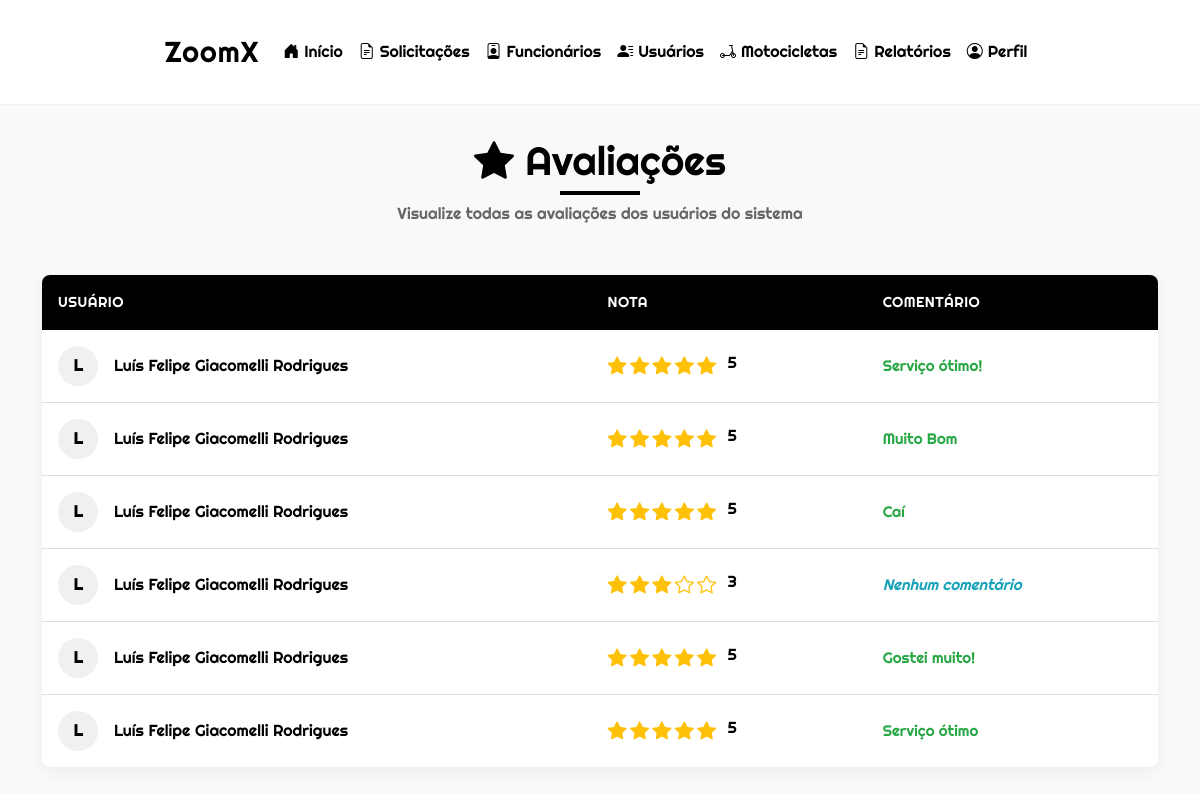
The app's page /admin/avaliacoes/avaliacoes.php (signed in) with its own data.
### tables this page shows
CREATE TABLE `avaliacoes` (
  `ava_codigo` int(11) NOT NULL,
  `usu_codigo` int(11) NOT NULL,
  `via_codigo` int(11) NOT NULL,
  `ava_nota` tinyint(4) NOT NULL CHECK (`ava_nota` between 1 and 5),
  `ava_comentario` text DEFAULT NULL,
  `ava_data_avaliacao` datetime DEFAULT current_timestamp()
);

CREATE TABLE `usuarios` (
  `usu_codigo` int(11) NOT NULL,
  `usu_nome` varchar(255) NOT NULL,
  `usu_email` varchar(255) NOT NULL,
  `usu_senha` varchar(255) NOT NULL,
  `usu_telefone` varchar(15) NOT NULL,
  `usu_ativo` tinyint(1) DEFAULT NULL,
  `usu_created_at` timestamp NOT NULL DEFAULT current_timestamp(),
  `usu_updated_at` timestamp NOT NULL DEFAULT current_timestamp() ON UPDATE current_timestamp()
);

### admin/avaliacoes/avaliacoes.php (the view, shortened to what this page needs)
<?php
$conexao = conexao::getInstance();
$sql = "SELECT a.*, u.usu_nome FROM avaliacoes a
        JOIN usuarios u ON a.usu_codigo = u.usu_codigo
        ORDER BY a.ava_codigo DESC";
$stmt = $conexao->prepare($sql);
$stmt->execute();
$avaliacoes = $stmt->fetchAll(PDO::FETCH_ASSOC);
?>
<!DOCTYPE html>
<html lang="pt-BR">
<head>
    <link rel="stylesheet" href="https://cdn.jsdelivr.net/npm/bootstrap-icons@1.10.0/font/bootstrap-icons.css">
</head>
<body>
    <?php include '../../components/header_admin.php'; ?>
    <div class="container">
        <header class="page-header">
            <h1><i class="bi bi-star-fill"></i> Avaliações</h1>
            <p>Visualize todas as avaliações dos usuários do sistema</p>
        </header>
        <table class="evaluations-table">
            <thead>
                <tr>
                    <th>Usuário</th>
                    <th>Nota</th>
                    <th>Comentário</th>
                </tr>
            </thead>
            <tbody>
                <?php foreach ($avaliacoes as $avaliacao): ?>
                    <tr>
                        <td>
                            <div class="user-info">
                                <div class="user-avatar">
                                    <?= strtoupper(substr($avaliacao['usu_nome'], 0, 1)) ?>
                                </div>
                                <span><?= htmlspecialchars($avaliacao['usu_nome']) ?></span>
                            </div>
                        </td>
                        <td>
                            <div class="rating-stars">
                                <?php for ($i = 1; $i <= 5; $i++): ?>
                                    <i class="bi bi-star<?= $i <= $avaliacao['ava_nota'] ? '-fill' : '' ?> star"></i>
                                <?php endfor; ?>
                                <span style="margin-left: 0.5rem;"><?= $avaliacao['ava_nota'] ?></span>
                            </div>
                        </td>
                        <td>
                            <?php if ($avaliacao['ava_comentario'] == null): ?>
                                <span class="comment no-comment">Nenhum comentário</span>
                            <?php elseif ($avaliacao['ava_nota'] < 3): ?>
                                <span class="comment negative-comment"><?= htmlspecialchars($avaliacao['ava_comentario']) ?></span>
                            <?php else: ?>
                                <span class="comment positive-comment"><?= htmlspecialchars($avaliacao['ava_comentario']) ?></span>
                            <?php endif; ?>
                        </td>
                    </tr>
                <?php endforeach; ?>
            </tbody>
        </table>
    </div>
</body>
</html>

### admin/avaliacoes/avaliacoes.php (style rules this page uses)
:root { --bg-color: #f0f0f0; --text-color: #000; --accent-color: #000; --border-color: #ddd; --success-color: #28a745; --warning-color: #ffc107; --danger-color: #dc3545; --info-color: #17a2b8; }
* { margin: 0; padding: 0; box-sizing: border-box; }
body { font-family: 'Righteous', sans-serif; background-color: var(--bg-color); color: var(--text-color); line-height: 1.6; }
.container { max-width: 1200px; margin: 0 auto; padding: 2rem; }
.page-header { text-align: center; margin-bottom: 3rem; }
.page-header h1 { font-size: 2.5rem; margin-bottom: 1rem; position: relative; display: inline-block; }
.page-header h1::after { content: ''; position: absolute; bottom: -10px; left: 50%; transform: translateX(-50%); width: 80px; height: 4px; background: var(--accent-color); }
.page-header p { color: #666; max-width: 700px; margin: 0 auto; }
.evaluations-table { width: 100%; border-collapse: collapse; background-color: white; box-shadow: 0 5px 15px rgba(0, 0, 0, 0.05); border-radius: 8px; overflow: hidden; }
.evaluations-table thead { background-color: var(--accent-color); color: white; }
.evaluations-table th { padding: 1rem; text-align: left; font-weight: 500; text-transform: uppercase; letter-spacing: 0.5px; font-size: 0.9rem; }
.evaluations-table td { padding: 1rem; border-bottom: 1px solid var(--border-color); vertical-align: middle; }
.evaluations-table tbody tr:last-child td { border-bottom: none; }
.user-info { display: flex; align-items: center; gap: 1rem; }
.user-avatar { width: 40px; height: 40px; border-radius: 50%; background-color: var(--bg-color); display: flex; align-items: center; justify-content: center; font-weight: bold; color: var(--accent-color); }
.rating-stars { display: flex; gap: 0.2rem; }
.star { color: var(--warning-color); font-size: 1.2rem; }
.comment { font-size: 0.95rem; line-height: 1.5; }
.no-comment { color: var(--info-color); font-style: italic; }
.positive-comment { color: var(--success-color); }

### components/header_admin.php (style rules this page uses)
:root { --primary: #000; --secondary: #fff; --accent: #007bff; --light-bg: #f8f9fa; }
body { font-family: 'Righteous', sans-serif; background-color: var(--light-bg); color: var(--primary); line-height: 1.6; }

### records on screen
avaliacoes: usu_codigo.usu_nome "L", usu_codigo.usu_nome "Luís Felipe Giacomelli Rodrigues", ava_nota "5", ava_comentario "Serviço ótimo!"
avaliacoes: usu_codigo.usu_nome "L", usu_codigo.usu_nome "Luís Felipe Giacomelli Rodrigues", ava_nota "5", ava_comentario "Muito Bom"
avaliacoes: usu_codigo.usu_nome "L", usu_codigo.usu_nome "Luís Felipe Giacomelli Rodrigues", ava_nota "5", ava_comentario "Caí"
avaliacoes: usu_codigo.usu_nome "L", usu_codigo.usu_nome "Luís Felipe Giacomelli Rodrigues", ava_nota "3", ava_comentario "Nenhum comentário"
avaliacoes: usu_codigo.usu_nome "L", usu_codigo.usu_nome "Luís Felipe Giacomelli Rodrigues", ava_nota "5", ava_comentario "Gostei muito!"
avaliacoes: usu_codigo.usu_nome "L", usu_codigo.usu_nome "Luís Felipe Giacomelli Rodrigues", ava_nota "5", ava_comentario "Serviço ótimo"
